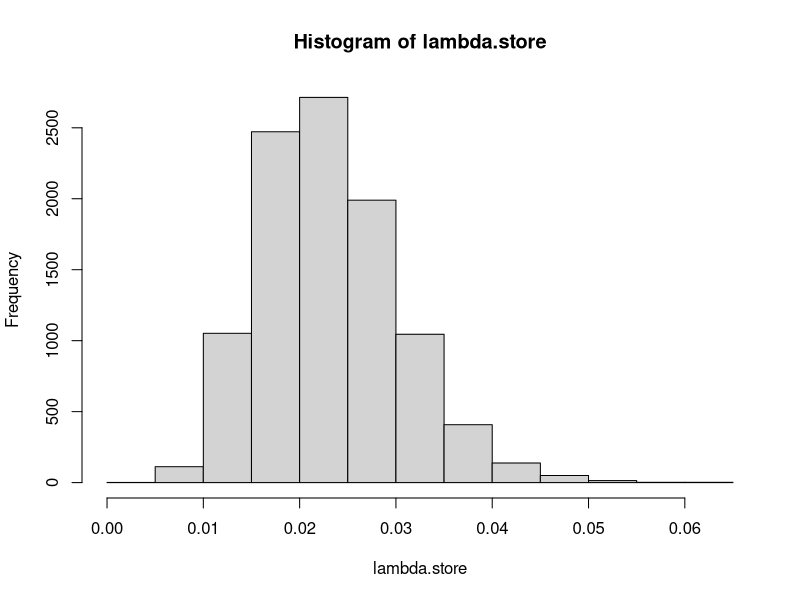
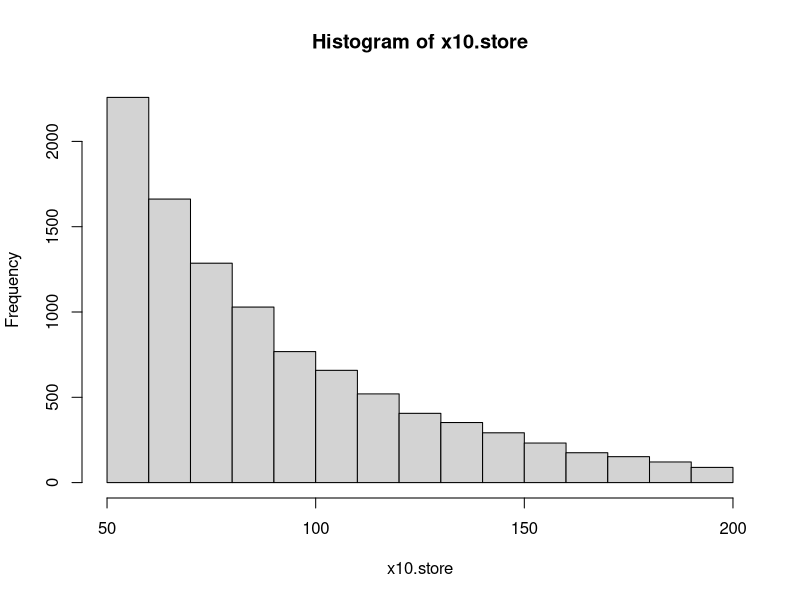

Write R code to recreate these figures, in order. (Note: this script raises an error after producing the figures.)

# Input Data and Set Up MCMC ----------------------------------------------
x <- c(33,  17, 218,   3,  39,   3,  43,  14,  20)


n.iter <- 10000
lamdba <- 1
x10 <- 100

lambda.store <- numeric(n.iter)
x10.store <- numeric(n.iter)


# Run MCMC ----------------------------------------------------------------

for(i in 1:n.iter){
  
  #Update lambda
  lambda <- rgamma(1, 11, sum(x) + x10 + 0.01)
  
  #Update x_10
  x10 <- sample(50:200, 1, prob = dexp(50:200, lambda)/(exp(-50*lambda) - exp(-200*lambda)))
  
  #Store values
  lambda.store[i] <- lambda
  x10.store[i] <- x10
  
}

#Plot Posteriors
hist(lambda.store)
mean(lambda.store)
quantile(lambda.store, c(0.025, 0.975))

hist(x10.store)
mean(x10.store)
ds(x10.store)
